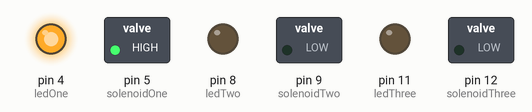
A sketch run on a simulated Arduino Uno, built with avr-gcc and run on an emulated ATmega328P. Parts: switched loads named in the sketch (green lamp = pin HIGH), output pins drawn as LEDs (lit = HIGH).

Above: at 0.5 s.
At 2.5 s:
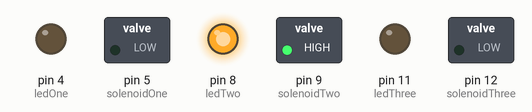
At 4.5 s:
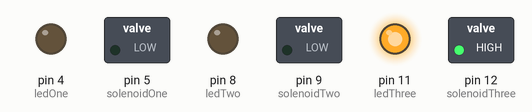
At 5.5 s:
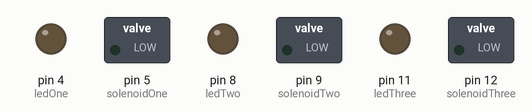
Timing chart, 0 to 7.8 s (numbered marks = the images above):
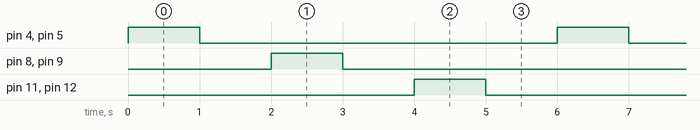

Measured:
- by itself, pin 4 (ledOne), pin 5 (solenoidOne), pin 8 (ledTwo), pin 9 (solenoidTwo), pin 11 (ledThree), pin 12 (solenoidThree): alternates HIGH for 1.0 s and LOW for 5.0 s
- by itself, everything shown: repeats every 6.0 s, in 6 steps

The sketch:

solenoids-test.ino
```cpp
int solenoidOne=5;    //assign 1st Solenoid to pin 5
int ledOne=4;         //assign 1st LED to pin 4
int solenoidTwo=9;    //assign 2nd Solenoid to pin 9
int ledTwo=8;         //assign 2nd LED to pin 8
int solenoidThree=12; //assign 3rd Solenoid to pin 12
int ledThree=11;      //assign 3rd LED to pin 11

void setup(){
pinMode(solenoidOne,OUTPUT);    //define 1st Solenoid as an Output
pinMode(ledOne,OUTPUT);         //define 1st LED as an Ouput
pinMode(solenoidTwo,OUTPUT);    //define 2nd Solenoid as an Output
pinMode(ledTwo,OUTPUT);         //define 2nd LED as an Ouput
pinMode(solenoidThree,OUTPUT);  //define 3rd Solenoid as an Output
pinMode(ledThree,OUTPUT);       //define 3rd LED as an Ouput
Serial.begin(9600);
}

void loop(){
digitalWrite(solenoidOne,HIGH); //Opens 1st Solenoid
digitalWrite(ledOne,HIGH);      //1st LED is On
delay(1000); // 1 second delay
digitalWrite(solenoidOne,LOW); //Closes 1st Solenoid
digitalWrite(ledOne,LOW);       //1st LED is Off
delay(1000); // 1 second delay

digitalWrite(solenoidTwo,HIGH); //Opens 2nd Solenoid
digitalWrite(ledTwo,HIGH);      //2nd LED is On
delay(1000); // 1 second delay
digitalWrite(solenoidTwo,LOW); //Closes 2nd Solenoid
digitalWrite(ledTwo,LOW);      //2nd LED is Off
delay(1000); // 1 second delay

digitalWrite(solenoidThree,HIGH); //Opens 3rd Solenoid
digitalWrite(ledThree,HIGH);      //3rd LED is On
delay(1000); // 1 second delay
digitalWrite(solenoidThree,LOW); //Closes 3rd Solenoid
digitalWrite(ledThree,LOW);      //3rd LED is Off
delay(1000); // 1 second delay
}
```
